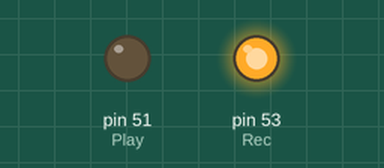
Simulated run of this sketch. Board: Arduino Mega 2560, built with avr-gcc and run on an emulated ATmega2560. Parts: output pins drawn as LEDs (lit = HIGH).

Above: at 5.0 s.
At 12.5 s:
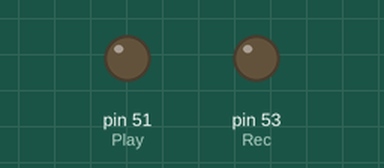
At 16.0 s:
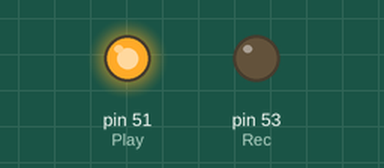
Timing chart, 0 to 23.4 s (numbered marks = the images above):
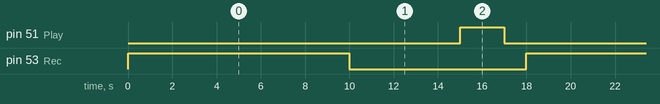

Measured:
- by itself, pin 51 (Play): alternates HIGH for 2.0 s and LOW for 16.0 s
- by itself, pin 53 (Rec): alternates HIGH for 10.0 s and LOW for 8.0 s
- by itself, everything shown: repeats every 18.0 s, in 4 steps

The sketch:

record_test.ino
```cpp
/*

Code for ISD1820 Voice Recording Module
by eLab Peers (C) 2014.

Visit us at:
http://www.elabpeers.com

All rights reserved.

Wiring:
1.  VCC to 5V on Arduino board
2.  GND to GND on Arduino board
3.  REC to Pin 11 on Arduino board
4.  P-E to Pin 13 on Arduino board

*/

const int Rec = 53;
const int Play = 51;
const int buttonPin = 4;

void setup()
{
  pinMode(Rec, OUTPUT);
  pinMode(Play, OUTPUT);
}

void loop()
{
  digitalWrite(Rec, HIGH);
  delay(10000);
  digitalWrite(Rec, LOW);
  delay(5000);
  digitalWrite(Play, HIGH);
  delay(2000);
  digitalWrite(Play, LOW);
  delay(1000);
}
```
